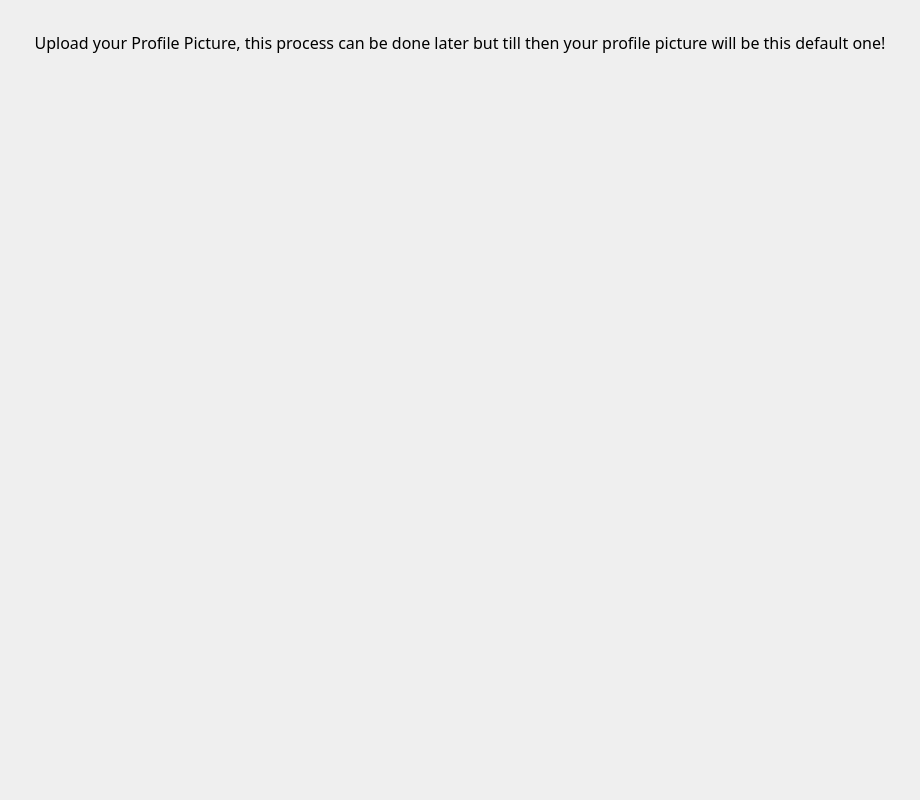
<?xml version="1.0" encoding="UTF-8"?>
<ui version="4.0">
 <class>Form</class>
 <widget class="QWidget" name="Form">
  <property name="geometry">
   <rect>
    <x>0</x>
    <y>0</y>
    <width>920</width>
    <height>800</height>
   </rect>
  </property>
  <property name="windowTitle">
   <string>Form</string>
  </property>
  <layout class="QVBoxLayout" name="verticalLayout_2">
   <item>
    <layout class="QVBoxLayout" name="verticalLayout">
     <item>
      <widget class="QLabel" name="icon">
       <property name="text">
        <string/>
       </property>
       <property name="pixmap">
        <pixmap resource="resources.qrc">:/icons/Project Logo</pixmap>
       </property>
       <property name="alignment">
        <set>Qt::AlignCenter</set>
       </property>
      </widget>
     </item>
     <item>
      <widget class="QLabel" name="explainingtext">
       <property name="font">
        <font>
         <family>Mongolian Baiti</family>
         <pointsize>12</pointsize>
        </font>
       </property>
       <property name="text">
        <string>Upload your Profile Picture, this process can be done later but till then your profile picture will be this default one!</string>
       </property>
       <property name="alignment">
        <set>Qt::AlignCenter</set>
       </property>
      </widget>
     </item>
     <item>
      <spacer name="verticalSpacer_2">
       <property name="orientation">
        <enum>Qt::Vertical</enum>
       </property>
       <property name="sizeHint" stdset="0">
        <size>
         <width>20</width>
         <height>40</height>
        </size>
       </property>
      </spacer>
     </item>
     <item>
      <layout class="QHBoxLayout" name="horizontalLayout_2">
       <item>
        <widget class="QLabel" name="pfp">
         <property name="enabled">
          <bool>true</bool>
         </property>
         <property name="minimumSize">
          <size>
           <width>300</width>
           <height>300</height>
          </size>
         </property>
         <property name="maximumSize">
          <size>
           <width>300</width>
           <height>16777215</height>
          </size>
         </property>
         <property name="styleSheet">
          <string notr="true">background: transparent;</string>
         </property>
         <property name="text">
          <string/>
         </property>
         <property name="pixmap">
          <pixmap resource="resources.qrc">:/icons/DefaultPFP</pixmap>
         </property>
         <property name="scaledContents">
          <bool>false</bool>
         </property>
         <property name="alignment">
          <set>Qt::AlignCenter</set>
         </property>
        </widget>
       </item>
      </layout>
     </item>
     <item>
      <spacer name="verticalSpacer">
       <property name="orientation">
        <enum>Qt::Vertical</enum>
       </property>
       <property name="sizeHint" stdset="0">
        <size>
         <width>20</width>
         <height>40</height>
        </size>
       </property>
      </spacer>
     </item>
     <item>
      <layout class="QHBoxLayout" name="horizontalLayout">
       <item>
        <spacer name="horizontalSpacer">
         <property name="orientation">
          <enum>Qt::Horizontal</enum>
         </property>
         <property name="sizeType">
          <enum>QSizePolicy::Fixed</enum>
         </property>
         <property name="sizeHint" stdset="0">
          <size>
           <width>220</width>
           <height>20</height>
          </size>
         </property>
        </spacer>
       </item>
       <item>
        <widget class="QPushButton" name="uploadbutton">
         <property name="minimumSize">
          <size>
           <width>220</width>
           <height>70</height>
          </size>
         </property>
         <property name="focusPolicy">
          <enum>Qt::NoFocus</enum>
         </property>
         <property name="styleSheet">
          <string notr="true">QPushButton {
    background: transparent;
    border: none;
}</string>
         </property>
         <property name="text">
          <string/>
         </property>
         <property name="icon">
          <iconset resource="resources.qrc">
           <normaloff>:/icons/UploadPFP</normaloff>:/icons/UploadPFP</iconset>
         </property>
         <property name="iconSize">
          <size>
           <width>220</width>
           <height>70</height>
          </size>
         </property>
         <property name="flat">
          <bool>true</bool>
         </property>
        </widget>
       </item>
       <item>
        <widget class="QPushButton" name="continuebutton">
         <property name="minimumSize">
          <size>
           <width>220</width>
           <height>70</height>
          </size>
         </property>
         <property name="focusPolicy">
          <enum>Qt::NoFocus</enum>
         </property>
         <property name="styleSheet">
          <string notr="true">QPushButton {
    background: transparent;
    border: none;
}</string>
         </property>
         <property name="text">
          <string/>
         </property>
         <property name="icon">
          <iconset resource="resources.qrc">
           <normaloff>:/icons/Continue</normaloff>:/icons/Continue</iconset>
         </property>
         <property name="iconSize">
          <size>
           <width>220</width>
           <height>70</height>
          </size>
         </property>
         <property name="flat">
          <bool>true</bool>
         </property>
        </widget>
       </item>
       <item>
        <spacer name="horizontalSpacer_2">
         <property name="orientation">
          <enum>Qt::Horizontal</enum>
         </property>
         <property name="sizeType">
          <enum>QSizePolicy::Fixed</enum>
         </property>
         <property name="sizeHint" stdset="0">
          <size>
           <width>220</width>
           <height>20</height>
          </size>
         </property>
        </spacer>
       </item>
      </layout>
     </item>
    </layout>
   </item>
  </layout>
 </widget>
 <resources>
  <include location="resources.qrc"/>
 </resources>
 <connections/>
</ui>
